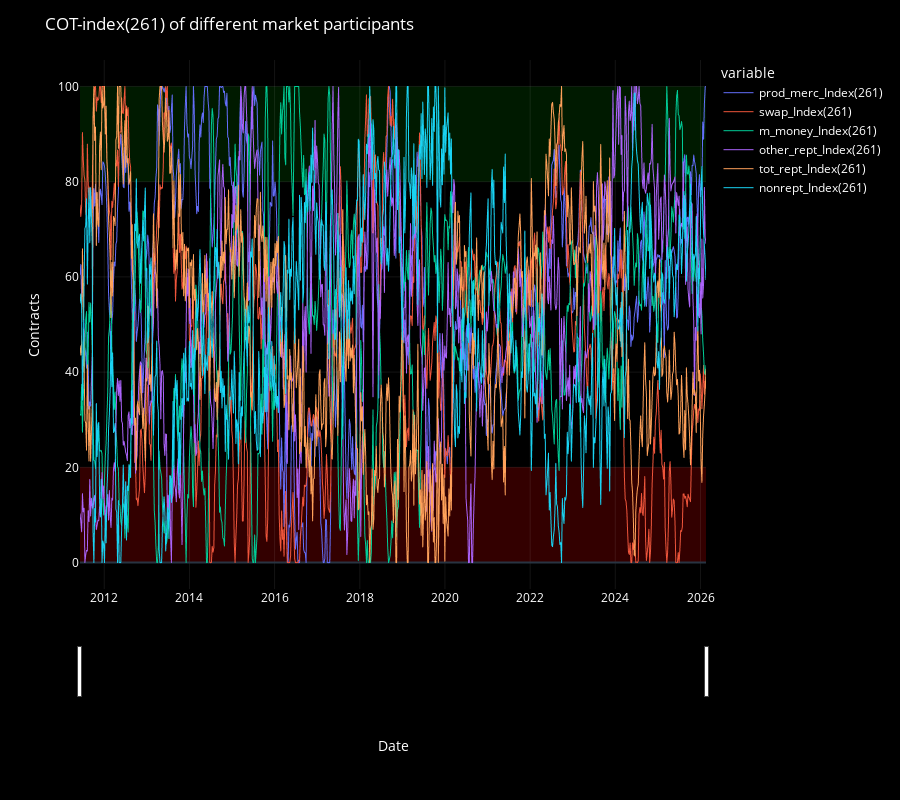

Write notebook code for a chart like this one.
### Markdown cell above
- **plot of participants COT-index**

### Code cell
fig = plot_df_chart(
    df = df_index,
    chart_title = f"COT-index({N}) of different market participants",
    draw=False,
    use_markers=False
)

# Add green shaded area (e.g. for high index range)
fig.add_shape(
    type='rect',
    xref='paper',  # entire x-axis
    yref='y',
    x0=0,
    x1=1,
    y0=80,
    y1=100,
    fillcolor='green',
    opacity=0.2,
    line_width=0,
    layer='below'
)

# Add red shaded area (e.g. for low index range)
fig.add_shape(
    type='rect',
    xref='paper',
    yref='y',
    x0=0,
    x1=1,
    y0=0,
    y1=20,
    fillcolor='red',
    opacity=0.2,
    line_width=0,
    layer='below'
)

fig.show()

### Figure 1 — Plotly figure (JSON) as saved in the notebook; plotly's stock layout.template omitted (floating-point values rounded to 4 significant figures; data arrays with more than 128 entries replaced by an {"elided": "..."} marker saying what was removed)
{"data": [{"hovertemplate": "<b>%{fullData.name}</b><br>%{y:.2f}<extra></extra>", "legendgroup": "prod_merc_Index(261)", "line": {"color": "#636efa", "dash": "solid", "width": 1}, "marker": {"symbol": "circle"}, "mode": "lines", "name": "prod_merc_Index(261)", "showlegend": true, "type": "scattergl", "x": {"elided": "768 str values"}, "xaxis": "x", "y": {"elided": "768 float values"}, "yaxis": "y"}, {"hovertemplate": "<b>%{fullData.name}</b><br>%{y:.2f}<extra></extra>", "legendgroup": "swap_Index(261)", "line": {"color": "#EF553B", "dash": "solid", "width": 1}, "marker": {"symbol": "circle"}, "mode": "lines", "name": "swap_Index(261)", "showlegend": true, "type": "scattergl", "x": {"elided": "768 str values"}, "xaxis": "x", "y": {"elided": "768 float values"}, "yaxis": "y"}, {"hovertemplate": "<b>%{fullData.name}</b><br>%{y:.2f}<extra></extra>", "legendgroup": "m_money_Index(261)", "line": {"color": "#00cc96", "dash": "solid", "width": 1}, "marker": {"symbol": "circle"}, "mode": "lines", "name": "m_money_Index(261)", "showlegend": true, "type": "scattergl", "x": {"elided": "768 str values"}, "xaxis": "x", "y": {"elided": "768 float values"}, "yaxis": "y"}, {"hovertemplate": "<b>%{fullData.name}</b><br>%{y:.2f}<extra></extra>", "legendgroup": "other_rept_Index(261)", "line": {"color": "#ab63fa", "dash": "solid", "width": 1}, "marker": {"symbol": "circle"}, "mode": "lines", "name": "other_rept_Index(261)", "showlegend": true, "type": "scattergl", "x": {"elided": "768 str values"}, "xaxis": "x", "y": {"elided": "768 float values"}, "yaxis": "y"}, {"hovertemplate": "<b>%{fullData.name}</b><br>%{y:.2f}<extra></extra>", "legendgroup": "tot_rept_Index(261)", "line": {"color": "#FFA15A", "dash": "solid", "width": 1}, "marker": {"symbol": "circle"}, "mode": "lines", "name": "tot_rept_Index(261)", "showlegend": true, "type": "scattergl", "x": {"elided": "768 str values"}, "xaxis": "x", "y": {"elided": "768 float values"}, "yaxis": "y"}, {"hovertemplate": "<b>%{fullData.name}</b><br>%{y:.2f}<extra></extra>", "legendgroup": "nonrept_Index(261)", "line": {"color": "#19d3f3", "dash": "solid", "width": 1}, "marker": {"symbol": "circle"}, "mode": "lines", "name": "nonrept_Index(261)", "showlegend": true, "type": "scattergl", "x": {"elided": "768 str values"}, "xaxis": "x", "y": {"elided": "768 float values"}, "yaxis": "y"}], "layout": {"dragmode": "zoom", "font": {"color": "white", "size": 12}, "height": 800, "legend": {"bgcolor": "rgba(0,0,0,0)", "itemclick": "toggle", "itemdoubleclick": "toggleothers", "title": {"text": "variable"}, "tracegroupgap": 0}, "margin": {"t": 60}, "paper_bgcolor": "black", "plot_bgcolor": "black", "shapes": [{"fillcolor": "green", "layer": "below", "line": {"width": 0}, "opacity": 0.2, "type": "rect", "x0": 0, "x1": 1, "xref": "paper", "y0": 80, "y1": 100, "yref": "y"}, {"fillcolor": "red", "layer": "below", "line": {"width": 0}, "opacity": 0.2, "type": "rect", "x0": 0, "x1": 1, "xref": "paper", "y0": 0, "y1": 20, "yref": "y"}], "title": {"text": "COT-index(261) of different market participants"}, "xaxis": {"anchor": "y", "domain": [0, 1], "gridcolor": "rgba(255,255,255,0.08)", "rangeslider": {"visible": true}, "showgrid": true, "title": {"text": "Date"}}, "yaxis": {"anchor": "x", "domain": [0, 1], "fixedrange": false, "gridcolor": "rgba(255,255,255,0.08)", "showgrid": true, "title": {"text": "Contracts"}}}}
